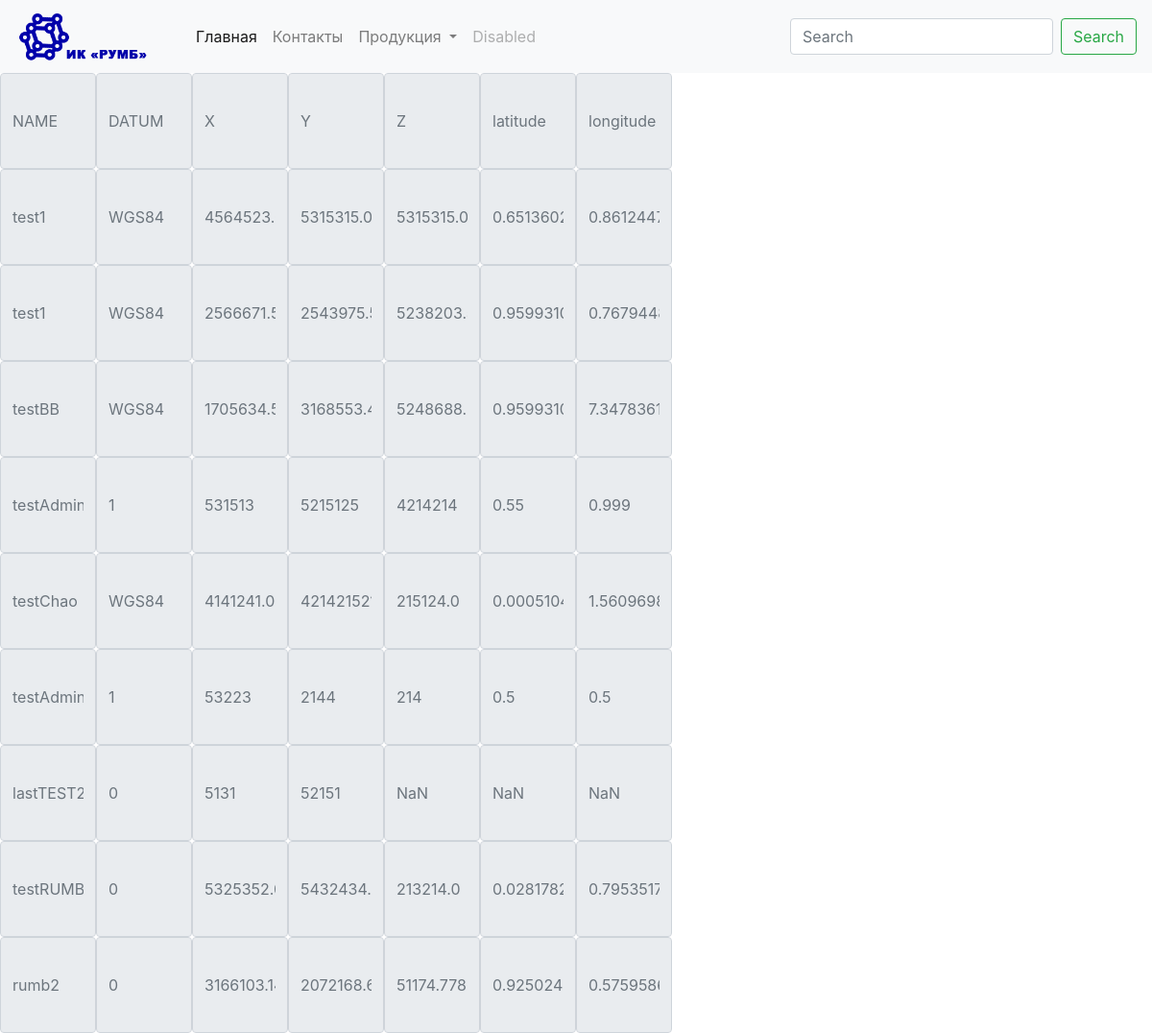
Page /calc/displayAll on the committed database.
### calculator/models.py (models this page shows)
class Point(models.Model):
    name = models.CharField(max_length=10, default='NaN')
    x = models.CharField(max_length=50, default='NaN')
    y = models.CharField(max_length=50, default='NaN')
    z = models.CharField(max_length=50, default='NaN')
    longitude = models.CharField(max_length=50, default='NaN')
    latitude = models.CharField(max_length=50, default='NaN')
    datum = models.CharField(max_length=10, choices=DATUMS, default="0")

### calculator/views.py (the view)
# urls.py: path('displayAll', views.displayAll, name='displayAll')
def displayAll(request):
    points = Point.objects.all()
    return render(request, "display.html", {"points": points})

### templates/display.html (shortened to what this page needs)
<!doctype html>
<html lang="en">
<head>
    <link rel="stylesheet" href="https://maxcdn.bootstrapcdn.com/bootstrap/4.0.0-beta/css/bootstrap.min.css"
>
</head>
<body>
    <nav class="navbar navbar-expand-lg navbar-light bg-light">
      <img src="../templates/t1.png" class="img-fluid" width="180" height="70">
      <div class="collapse navbar-collapse" id="navbarSupportedContent">
        <ul class="navbar-nav mr-auto">
          <li class="nav-item active">
            <a class="nav-link" href="http://127.0.0.1:8000/calc/"
              >Главная <span class="sr-only">(current)</span></a
            >
          </li>
          <li class="nav-item">
            <a class="nav-link" href="#">Контакты</a>
          </li>
          <li class="nav-item dropdown">
            <a
              class="nav-link dropdown-toggle"
              href="#"
              id="navbarDropdown"
              role="button"
              data-toggle="dropdown"
              aria-haspopup="true"
              aria-expanded="false"
            >
              Продукция
            </a>
          </li>
          <li class="nav-item">
            <a class="nav-link disabled" href="#">Disabled</a>
          </li>
        </ul>
        <form class="form-inline my-2 my-lg-0">
          <input
            class="form-control mr-sm-2"
            type="search"
            placeholder="Search"
            aria-label="Search"
          />
          <button class="btn btn-outline-success my-2 my-sm-0" type="submit">
            Search
          </button>
        </form>
      </div>
    </nav>
<ul class="list-group">
   <div class="form-inline">
        <input type="text"  placeholder="NAME" class="form-control" style="width: 100px; height: 100px" readonly >
        <input type="text"  placeholder="DATUM" class="form-control" style="width: 100px; height: 100px" readonly >
        <input type="text"  placeholder="X" class="form-control" style="width: 100px; height: 100px" readonly>
        <input type="text" placeholder="Y" class="form-control" style="width: 100px; height: 100px" readonly>
        <input type="text"  placeholder="Z" class="form-control" style="width: 100px; height: 100px" readonly >
        <input type="text"   placeholder="latitude" class="form-control" style="width: 100px; height: 100px" readonly>
        <input type="text"  placeholder="longitude"  class="form-control" style="width: 100px; height: 100px" readonly>
    </div>
    {% for point in points %}
    <div class="form-inline">
        <input  placeholder={{ point.name }} class="form-control" style="width: 100px; height: 100px"  readonly >
        <input  placeholder={{ point.datum }} class="form-control" style="width: 100px; height: 100px"  readonly >
        <input  placeholder={{ point.x}} class="form-control" style="width: 100px; height: 100px"  readonly>
        <input placeholder={{ point.y }} class="form-control" style="width: 100px; height: 100px"  readonly>
        <input  placeholder={{ point.z }} class="form-control" style="width: 100px; height: 100px" readonly >
        <input  placeholder={{ point.latitude }} class="form-control" style="width: 100px; height: 100px"  readonly>
        <input  placeholder={{ point.longitude }}  class="form-control" style="width: 100px; height: 100px"  readonly>
    </div>
    {% endfor %}
</ul>
</body>
</html>

### rows in the picture
Point: name "test1", datum "WGS84", x "4564523.0", y "5315315.0", z "5315315.0", latitude "0.6513602088217186", longitude "0.8612447262225869"
Point: name "test1", datum "WGS84", x "2566671.524571274", y "2543975.5369799626", z "5238203.576802932", latitude "0.9599310885968813", longitude "0.767944870877505"
Point: name "testBB", datum "WGS84", x "1705634.5247007778", y "3168553.4417227535", z "5248688.407930375", latitude "0.9599310885968813", longitude "7.347836150896127"
Point: name "testAdmin", datum "1", x "531513", y "5215125", z "4214214", latitude "0.55", longitude "0.999"
Point: name "testChao", datum "WGS84", x "4141241.0", y "421421521.0", z "215124.0", latitude "0.0005104992928882896", longitude "1.5609698051311647"
Point: name "testAdmin2", datum "1", x "53223", y "2144", z "214", latitude "0.5", longitude "0.5"
Point: name "lastTEST2", datum "0", x "5131", y "52151", z "NaN", latitude "NaN", longitude "NaN"
Point: name "testRUMB", datum "0", x "5325352.0", y "5432434.0", z "213214.0", latitude "0.02817828165867785", longitude "0.795351741544416"
Point: name "rumb2", datum "0", x "3166103.1455952986", y "2072168.6994183955", z "51174.778646565", latitude "0.9250245035569946", longitude "0.5759586531581288"
